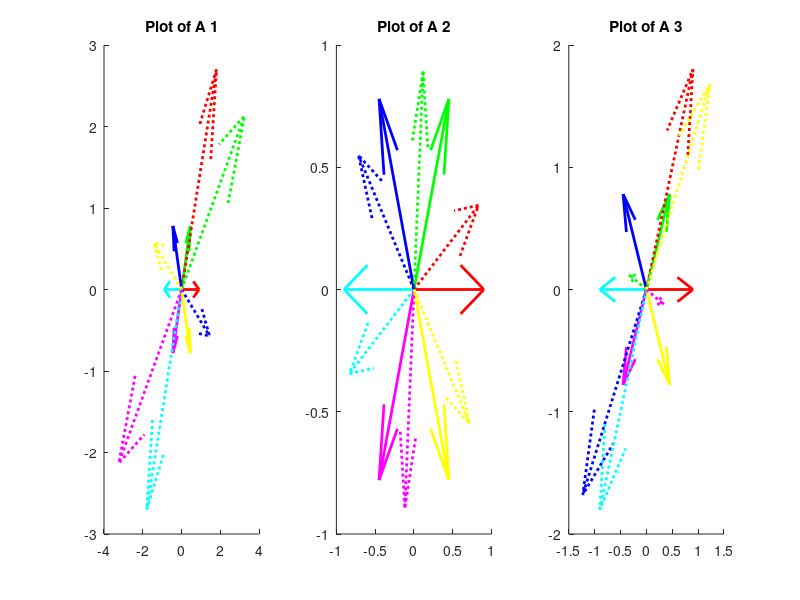

Source code (MATLAB): (Note: this script raises an error after producing the figure.)
%% Problem 1
clc, clear, close all;

As = cell(3,1);
As{1} = [2,3;3,1];
tht = pi/8;
As{2} = [cos(tht),-sin(tht);sin(tht),cos(tht)];
As{3} = [1,-1;2,-1];

figure();
hold on;
colors = ['r' 'g' 'b' 'c' 'm' 'y'];
nvects = length(colors);
vects = zeros(2,nvects);
for i=1:nvects
    tht = 2*pi*(i-1)/(nvects);
    vects(:,i) = [cos(tht);sin(tht)];
end
for mat=1:3
    subplot(1,3,mat);
    hold on;
    title(['Plot of A ' num2str(mat)])
    A = As{mat};
    for i=1:nvects
        quiver(0,0,vects(1,i),vects(2,i),colors(i),'LineWidth',2);
    end
    Av = A*vects;
    for i=1:nvects
        quiver(0,0,Av(1,i),Av(2,i),[':' colors(i)],'LineWidth',2);
    end
    [eigv,eigV]=eigs(As{mat})
end


%% Problem 3
clc, clear;
As = cell(3,1);
As{1} = [8,-8,-2;
        4,-3,-2;
        3,-4,1];
As{2} = [1,0,-4;
    0,3,0;
    -2,0,-1];
As{3} = [2,1,1;
    0,3,1;
    0,-1,1];
for mat = 1:3
    [eigv,geigV] = eigs(As{mat})
    [Jordan] = jordan(As{mat})
    
end

%% Problem 5
clc, clear;
A = [2,1;1,-8];

% a.
a = zeros(2);
for i=0:4
    a = a + A^i / factorial(i);
end
a

b = zeros(2);
for i=0:4
    b = b + (-1)^i * A^i / factorial(i);
end
b = b^-1;
b

l1 = -3 - sqrt(36+4*17)/2;
l2 = -3 + sqrt(36+4*17)/2;

dif = exp(l2) - exp(l1);
tot = exp(l2) + exp(l1);
c1 = dif/(l2-l1);
c0 = exp(l1)-c1*l1;

c = [c0+2*c1,c1;c1,c0-8*c1]

[V,D,W] = eig(A);
for i=1:2
    D(i,i) = exp(D(i,i));
end
d = (W'^-1)*D*(W')

e = expm(A)